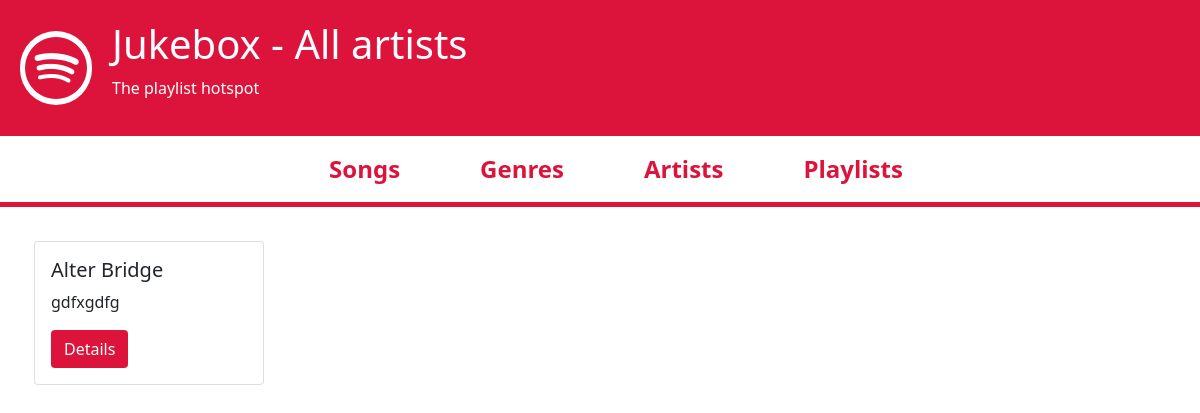
The app's page /artist/, older data.
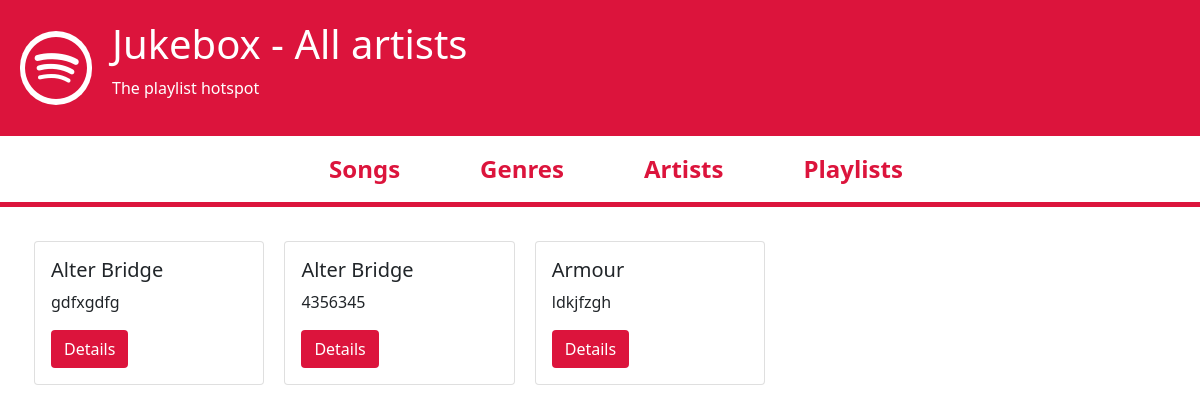
The same page, newer data.
### artist/models.py (models this page shows, shortened)
class Artist(models.Model):
    name = models.CharField(max_length=30)
    description = models.TextField()
    age = models.IntegerField()
    nationality = models.CharField(max_length=30)
    image = models.ImageField(upload_to='images/artists/', default='/images/default/placeholder.png')
    def get_absolute_url(self):
        return reverse("artist_detail", kwargs={"artist_id": self.id})

### artist/views.py (the view)
# urls.py: path('artist/', artist_list_view, name='artist_list'),
def artist_list_view(request):
    queryset = Artist.objects.all()
    context = {
        'page_title': 'All artists',
        'object_list': queryset,
    }
    return render(request, 'artist/artist_list.html', context)

### artist/templates/artist/artist_list.html
{% extends 'base.html' %}
{% block content %}
<div class="list_container p-4">
    {% for artist in object_list %}
        <div class="card" style="width: 20%;">
            <div class="card-body">
              <h5 class="card-title">{{ artist.name }}</h5>
              <p class="card-text">{{ artist.description }}</p>
              <a href="{{ artist.get_absolute_url }}" class="btn">Details</a>
            </div>
        </div>
    {% endfor %}
</div>
{% endblock %}

Row changes from the older to the newer data that the page shows:
added Artist: name "Alter Bridge", description "4356345"
added Artist: name "Armour", description "ldkjfzgh"
